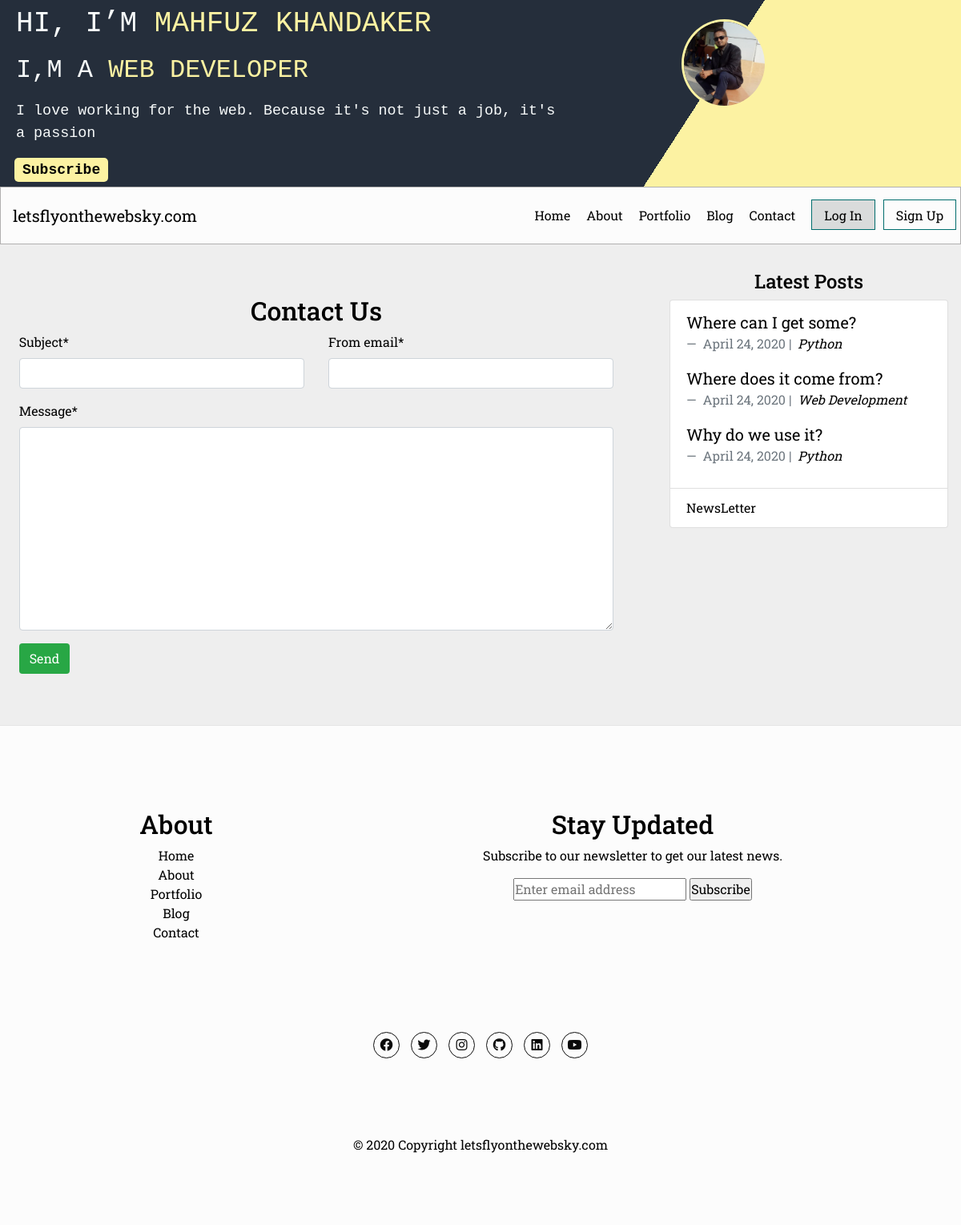
Page /contact/ on the committed database.
### about/models.py (models this page shows, shortened)
class About(models.Model):
    profile_pic = models.ImageField(upload_to='images/', blank=True)
    name        = models.CharField(max_length=120)
    title       = models.CharField(max_length=120)
    bio         = models.CharField(max_length=250)
    description = models.TextField()
    website     = models.URLField(blank=True, null=True)
    objects = models.Manager()

### blog/models.py (models this page shows, shortened)
class Post(models.Model):
    main_image      = models.ImageField(upload_to='images/', blank=True)
    title           = models.CharField(max_length=255)
    slug            = models.SlugField(null=False, unique=True)
    body            = models.TextField()
    created_on      = models.DateTimeField(auto_now_add=True)
    status          = models.IntegerField(choices=STATUS, default=0)
    last_modified   = models.DateTimeField(auto_now=True)
    categories      = models.ManyToManyField('Category', related_name='posts')
    read_time       = models.IntegerField(default=0)
    number_of_views = models.IntegerField(default=0, null=True, blank=True)
    number_of_likes = models.IntegerField(default=0, null=True, blank=True)
    objects = models.Manager()
    class Meta:
        ordering = ['-created_on']
    def get_absolute_url(self):
        return reverse('blog_detail', kwargs={'slug': self.slug})

class Category(models.Model):
    name = models.CharField(max_length=20, db_index=True,unique=True)
    objects = models.Manager()

### contact/views.py (the view, shortened to what this page needs)
# urls.py: path('', views.contact_view, name='contact'),
def contact_view(request):
    if request.method == 'GET':
        form = ContactForm()
    return render(request, "contact.html", {'form': form})

### contact/forms.py
class ContactForm(forms.Form):
    from_email = forms.EmailField(required=True)
    subject = forms.CharField(required=True)
    message = forms.CharField(widget=forms.Textarea, required=True)

### about/templatetags/about_tags.py (called while the page is built)
@register.inclusion_tag('_about_me.html')
def about_me():
    abouts = About.objects.all()
    return {'abouts': abouts}

### blog/templatetags/blog_tags.py (called while the page is built)
@register.inclusion_tag('_latest_posts.html')
def latest_posts():
    posts = Post.objects.filter(status=1)[:3]
    return {'posts': posts}

### contact/templates/contact.html (shortened to what this page needs)
{% extends "base.html" %}
{% load crispy_forms_tags %}
{% block page_content %}
  <div class="container-fluid">
    <h2 class="text-center pt-4">Contact Us</h2>
    <form action="{% url 'contact' %}" method="post" novalidate>
      <div class="row">
        <div class="col-6">
          {{ form.subject|as_crispy_field }}
        </div>
        <div class="col-6">
          {{ form.from_email|as_crispy_field }}
        </div>
      </div>
      {{ form.message|as_crispy_field }}
      <button type="submit" class="btn btn-success">Send</button>
    </form>
  </div>
{% endblock %}

### about/templates/_about_me.html
{% for about_entry in abouts %}
<header>
  <div class="container-fluid">
    <div class="row">
      <div class="col-12">
        <div class="parent">
          <div class="box-one">
              <h3>Hi, I’m <span class="color-secondary">{{ about_entry.name }}</span></h3>
              <h5>I,m a <span class="color-secondary">{{ about_entry.title }}</span></h5>
              <p>{{ about_entry.bio }}</p>
              <div class="ml-2"> <a class="subscribe-link" href="{% url 'newsletters:subscribe' %}">Subscribe</a> </div>
          </div>
          <div class="box-two">
            <div class="image" >
            <img src="{{ about_entry.profile_pic.url }}" >
            </div>
          </div>
        </div>
    </div>
    </div>
  </div>
  </header>
{% endfor %}

### blog/templates/_latest_posts.html
{% for entry in posts %}
<blockquote class="blockquote">
  <p class="mb-0"><a href="{{ entry.get_absolute_url }}">{{ entry.title }}</a></p>
  <footer class="blockquote-footer">
    {{ entry.created_on.date }} |&nbsp;
    <cite title="Source Title">
      {% for category in entry.categories.all %}
      <a href="{% url 'blog_category' category.name %}">
        {{ category.name }}
      </a>
      {% endfor %}
    </cite>
  </footer>
</blockquote>
{% endfor %}

### static/css/main.css (style rules this page uses)
*, *:before, *:after { margin: 0; padding: 0; -moz-box-sizing: border-box; -webkit-box-sizing: border-box; -ms-box-sizing: border-box; box-sizing: border-box; transition: 0.4s ease all; }
html { height: 100%; font-size: 100%; }
body { display: block; background: #eee; color: #000000; }
.container-fluid, .container-lg, .container-md, .container-sm, .container-xl { width: 100%; padding-right: 0; padding-left: 0; margin-right: auto; margin-left: auto; }
header { min-height: 10vh; z-index: 10; }
.parent { background-color: #252E3B; display: flex; }
.box-one { width: 75%; color: #f7fafa; background-color: #252E3B; padding: 7px 10px; }
.box-two { width: 50%; background: linear-gradient(-57deg, #fcf2a2 63%, #252E3B 42%); color: white; }
.color-secondary, a { color: #fcf2a2; text-decoration: none; }
.subscribe-link { padding: 5px 10px; background: #fcf2a2; border-radius: 5px; font-family: monospace; font-weight: 600; font-size: 18px; color: #000000; }
header h3 { padding-top: 5px; padding-left: 10px; font-size: 0.85em; font-family: monospace; }
header h5 { padding-left: 10px; font-size: 0.75em; font-family: monospace; }
header p { padding-left: 10px; font-size: 0.55em; font-family: monospace; }
.image { height: 66px; width: 66px; border-radius: 50%; margin-top: 5%; margin-left: 22%; }
.image img { max-width: 100%; height: auto; border-radius: 50%; border: 3px solid #fcf2a2; }
@media (min-width: 576px) { header h3 { font-size: 1.25em; } }
@media (min-width: 576px) { header h5 { font-size: 1.15em; } }
@media (min-width: 576px) { header p { font-size: 0.75em; font-family: monospace; } }
@media (min-width: 576px) { .image { height: 77px; width: 77px; border-radius: 50%; margin-left: 27%; } }
@media (min-width: 768px) { header h3 { font-size: 1.50em; } }
@media (min-width: 768px) { header h5 { font-size: 1.25em; } }
@media (min-width: 768px) { header p { font-size: 0.85em; font-family: monospace; } }
@media (min-width: 768px) { .image { height: 87px; width: 87px; border-radius: 50%; } }
@media (min-width: 992px) { header h3 { font-size: 1.75em; } }
@media (min-width: 992px) { header h5 { font-size: 1.50em; } }
@media (min-width: 992px) { header p { font-size: 1em; font-family: monospace; } }
@media (min-width: 992px) { .image { height: 97px; width: 97px; border-radius: 50%; } }
@media (min-width: 1200px) { header h3 { font-size: 2.25em; } }
@media (min-width: 1200px) { header h5 { font-size: 2em; } }
@media (min-width: 1200px) { header p { font-size: 1.15em; font-family: monospace; } }
@media (min-width: 1200px) { .image { height: 107px; width: 107px; border-radius: 50%; } }
a { color: #000000; text-decoration: none; }
.btn { display: inline-block; font-weight: 400; text-align: center; white-space: nowrap; vertical-align: middle; -webkit-user-select: none; -moz-user-select: none; -ms-user-select: none; user-select: none; border: 1px solid transparent; padding: .375rem .75rem; font-size: 1rem; line-height: 1.5; border-radius: .25rem; transition: color .15s ease-in-out,background-color .15s ease-in-out,border-color .15s ease-in-out,box-shadow .15s ease-in-out; }
body, button, input { font-family: Roboto Slab; }
h3 { font: 1.5em/1 Helvetica, sans-serif; text-transform: uppercase; margin-bottom: .667em; }
h5 { font: 1.25em/1 Helvetica, sans-serif; text-transform: uppercase; margin-bottom: .667em; }
p { margin-bottom: 1em; }

### rows in the picture
About: name "MAHFUZ KHANDAKER", title "WEB DEVELOPER", bio "I love working for the web. Because it's not just a job, it's a passion", profile_pic (picture)
Post: title "Where can I get some?", created_on "April 24, 2020"
Category: name "Python"
Post: title "Where does it come from?", created_on "April 24, 2020"
Category: name "Web Development"
Post: title "Why do we use it?", created_on "April 24, 2020"
